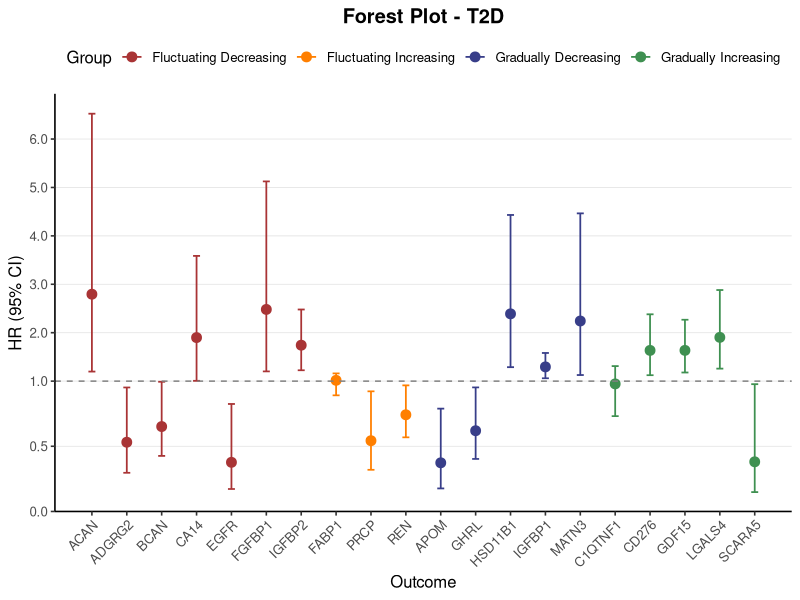
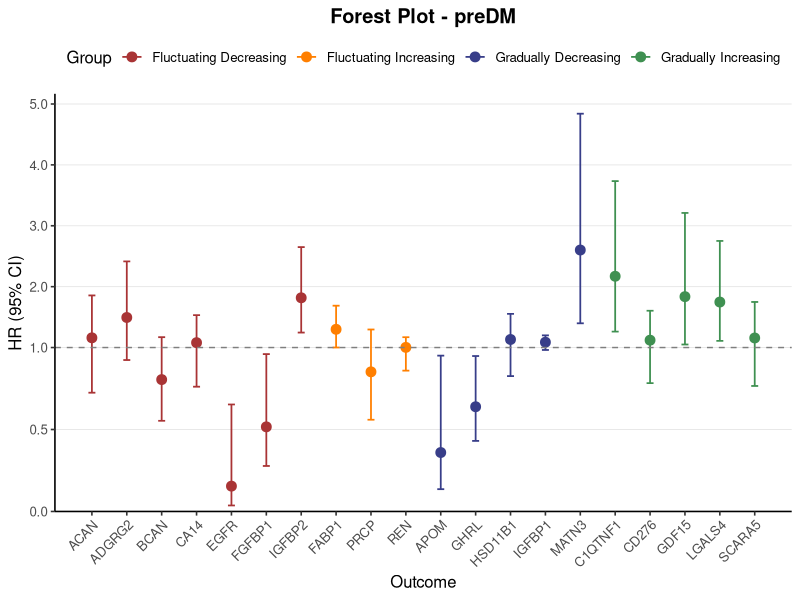

Recreate these plots in R, in order.
# =============================
# 1. Load packages
# =============================
library(tidyverse)
library(data.table)
library(ggplot2)
library(scales)

# =============================
# 2. Read data
# =============================
j00_file <- fread("./data/data_fdr_trend.csv")

j00_clean <- j00_file %>%
  mutate(
    Trend = recode(
      Trend,
      "Gradually decreasing" = "Gradually Decreasing"
    )
  )

# =============================
# 3. Intra-group row selection
# =============================
j01_selected <- j00_clean %>%
  group_by(group, Protein) %>%
  mutate(
    has_sig = any(p_value < 0.05, na.rm = TRUE),
    keep_row = case_when(
      has_sig & p_value < 0.05 ~ TRUE,
      !has_sig & Outcome == "Dementia" ~ TRUE,
      TRUE ~ FALSE
    )
  ) %>%
  filter(keep_row) %>%
  filter(
    if (n() > 1) {
      if (any(HR > 1, na.rm = TRUE)) {
        HR == max(HR, na.rm = TRUE)
      } else {
        HR == min(HR, na.rm = TRUE)
      }
    } else {
      TRUE
    }
  ) %>%
  ungroup() %>%
  select(-has_sig, -keep_row)

# =============================
# 4. Global significance filter
# =============================
valid_proteins <- j01_selected %>%
  group_by(Protein) %>%
  summarise(min_p = min(p_value, na.rm = TRUE), .groups = "drop") %>%
  filter(min_p < 0.05) %>%
  pull(Protein)

j01_final <- j01_selected %>%
  filter(Protein %in% valid_proteins)

# =============================
# 5. Data alignment
# =============================
skeleton <- tibble(Protein = valid_proteins)

j01_T2D <- skeleton %>%
  left_join(
    j01_final %>% filter(group == "T2D"),
    by = "Protein"
  )

j01_preDM <- skeleton %>%
  left_join(
    j01_final %>% filter(group == "Pre-DM"),
    by = "Protein"
  )

save(j01_T2D, j01_preDM, file = "./data/frost-filtered.Rdata")

# =============================
# 6. Custom axis transformation
# =============================
zoom_ratio <- 0.35

custom_split_trans <- function(ratio = 0.5, y_max = 6) {
  slope_upper <- (1 - ratio) / (y_max - 1)
  
  trans_new(
    name = "custom_split",
    transform = function(x) {
      ifelse(
        x <= 1,
        x * ratio,
        ratio + (x - 1) * slope_upper
      )
    },
    inverse = function(x) {
      ifelse(
        x <= ratio,
        x / ratio,
        1 + (x - ratio) / slope_upper
      )
    }
  )
}

# =============================
# 7. Forest plots
# =============================
for (f01 in c("T2D", "preDM")) {
  
  df <- get(paste0("j01_", f01)) %>%
    filter(!is.na(HR)) %>%
    arrange(Trend, Protein) %>%
    mutate(
      Protein = factor(Protein, levels = unique(Protein)),
      Group   = Trend,
      OR      = as.numeric(HR),
      CI_low  = as.numeric(conf_low),
      CI_high = as.numeric(conf_high),
      x_numeric = as.numeric(Protein)
    )
  
  p01 <- ggplot(df, aes(x = x_numeric, y = OR, color = Group)) +
    geom_errorbar(
      aes(ymin = CI_low, ymax = CI_high),
      width = 0.2,
      linewidth = 0.6
    ) +
    geom_point(size = 3) +
    geom_hline(
      yintercept = 1,
      linetype = "dashed",
      color = "grey50",
      linewidth = 0.5
    ) +
    scale_x_continuous(
      breaks = df$x_numeric,
      labels = df$Protein,
      expand = expansion(mult = 0.05)
    ) +
    scale_y_continuous(
      trans = custom_split_trans(ratio = zoom_ratio, y_max = 6),
      breaks = c(0, 0.5, 1, 2, 3, 4, 5, 6),
      limits = c(0, NA),
      expand = expansion(mult = c(0, 0.05))
    ) +
    scale_color_manual(
      values = c(
        "Fluctuating Decreasing" = "#A93435",
        "Fluctuating Increasing" = "#FF7F00",
        "Gradually Decreasing"   = "#383E89",
        "Gradually Increasing"   = "#3F9051"
      )
    ) +
    labs(
      x = "Outcome",
      y = "HR (95% CI)",
      title = paste("Forest Plot -", f01)
    ) +
    theme_classic(base_size = 12) +
    theme(
      plot.title = element_text(hjust = 0.5, face = "bold"),
      axis.text.x = element_text(angle = 45, hjust = 1),
      legend.position = "top",
      panel.grid.major.y = element_line(color = "grey90", linewidth = 0.3)
    )
  
  file_name <- paste0("./plot/", f01, "_ForestPlot_Dot.pdf")
  
  ggsave(
    file_name,
    plot = p01,
    width = 7,
    height = 3.5
  )
}
